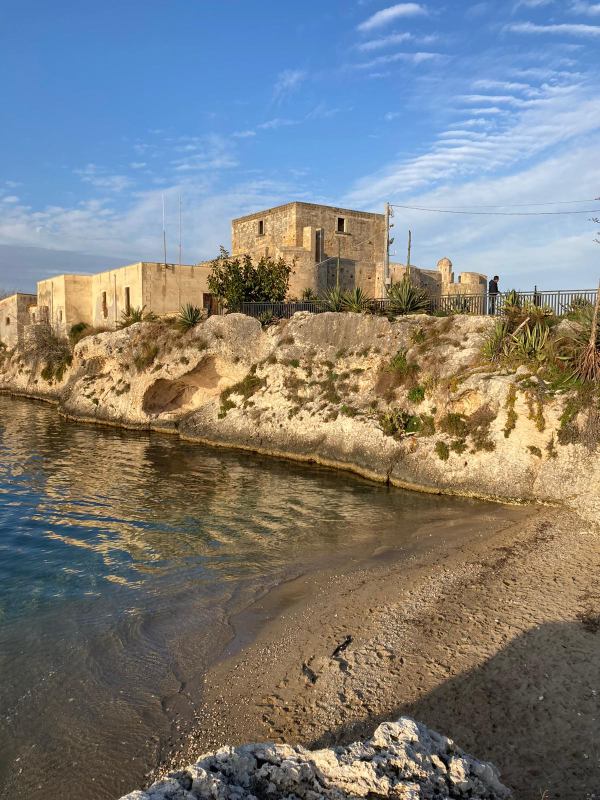
#> input picture resource_images/06ecd72d-4d11-46b1-9346-780140aef575.jpg, 1200 x 1600 px (shown at 1/2 size); its folder holds only this picture in this run
$ python images_to_image.py
#> lines starting #> are read from the running program, lines starting #| are printed output that depends on the picture
import numpy as np
import cv2
import os

# key: avg_color as tuple
# value: loaded image (np.array)
COLORS_DICT = {}


def load_all_images_from_dir(directory, img_width, img_height):
#> called with directory = 'resource_images', img_width = 50, img_height = 50
    files = os.listdir(directory)
    # loading all images
    for file in files:
        filepath = directory + '/' + file
        if os.path.isfile(filepath):
            try:
                # load image and store it into COLORS_DICT
                img = cv2.imread(filepath, cv2.COLOR_BGR2RGB)
#> img is the input picture: shape (1600, 1200, 3); mean B, G, R 124, 126.3, 125.3
                avg_color = get_avg_color(img)
                COLORS_DICT[avg_color] = resize_img(img, img_width, img_height)
            except np.AxisError:
                print(f'Could not load: {file}')
        else:
            print(f'{filepath} is not a file!')


def closest_img(color):
    available_colors = list(COLORS_DICT.keys())  # all keys of the dict in a list
    colors = np.array(available_colors)
    color = np.array(color)
    distances = np.sqrt(np.sum((colors - color) ** 2, axis=1))
    index_of_smallest = np.where(distances == np.amin(distances))
    best_fitting_color = tuple(colors[index_of_smallest][0])
    return COLORS_DICT[best_fitting_color]


def get_avg_color(img):
    avg_color_per_row = np.average(img, axis=0)
#> avg_color_per_row = 1200 rows, first 8: [121.8, 110.5, 96.72], [123.5, 112.4, 98.55], [123.9, 112.7, 98.99], [123.5, 112.6, 98.75], [124, 113, 99.26], [124.1, 113.4, 99.63], [124.1, 113.2, 99.64], [123.8, 113.2, 99.64]
    avg_color = np.average(avg_color_per_row, axis=0)
#> avg_color = [124, 126.3, 125.3]
#> in load_all_images_from_dir, `avg_color = get_avg_color(img)`: avg_color = (124, 126, 125)
    return tuple(map(lambda c: int(c), avg_color))


def resize_img(img, new_width, new_height):
#> called with new_width = 50, new_height = 50
    return cv2.resize(img, (new_width, new_height), interpolation=cv2.INTER_AREA)
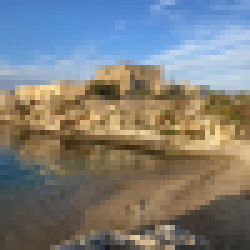
#> returned value: shape (50, 50, 3) (shown 5 times larger); mean of channels 0, 1, 2 124, 126.3, 125.3; drawn as B, G, R


def create_big_image(input_img, img_pixels_width, img_pixels_height, new_img_width, new_img_height):
    # scale input image to output size
    input_img = resize_img(input_img, new_img_width, new_img_height)

    # create blank image
    new_img = np.zeros((img_pixels_height * new_img_height, img_pixels_width * new_img_width, 3), np.uint8)

    # loop through original img
    for y in range(0, new_img_height):
        for x in range(0, new_img_width):
            img = closest_img(input_img[y, x])  # get the best image for that pixel
            # insert the image at the right spot
            new_img[y * img_pixels_height: y * img_pixels_height + img_pixels_height,
            x * img_pixels_width: x * img_pixels_width + img_pixels_width] = img

    return new_img


def main():
    folder_with_images = 'resource_images'
    input_file_path = 'rainbow_butterfly.jpg'
    output_file = 'new.png'
    img_pixels_width = 50  # width of the small images
    img_pixels_height = 50  # height of the small images
    new_img_width = 200  # width of the output file in small images
    new_img_height = 200  # height of the output file in small images

    print('Loading Images ...')
    load_all_images_from_dir(folder_with_images, img_pixels_width, img_pixels_height)

    print('Creating big Image ...')
    input_img = cv2.imread(input_file_path, cv2.COLOR_BGR2RGB)
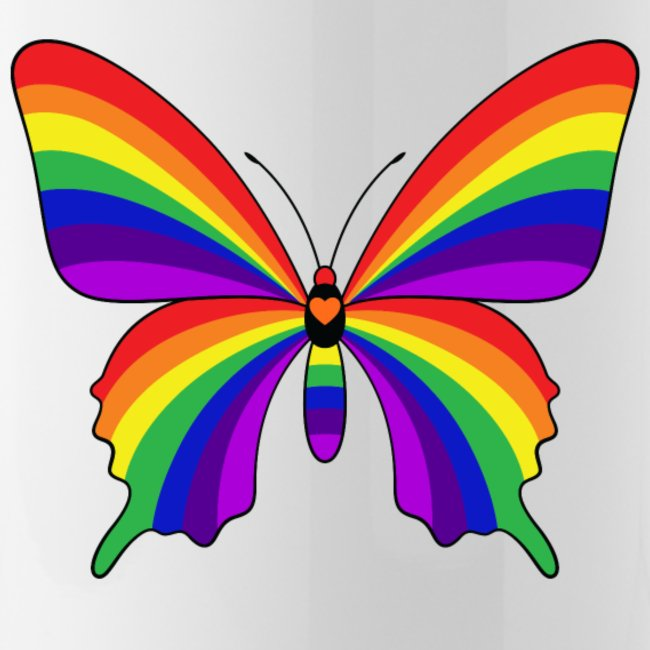
#> input picture rainbow_butterfly.jpg, 650 x 650 px
#> input_img is the input picture: shape (650, 650, 3); mean B, G, R 164, 161.1, 186.7
    new_img = create_big_image(input_img, img_pixels_width, img_pixels_height, new_img_width, new_img_height)
#> call 2 of resize_img, with new_width = 200, new_height = 200
#> in resize_img (call 2), `return cv2.resize(img, (new_width, new_height), interpolation=cv2.INTE..`:
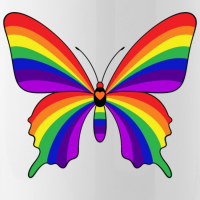
#> returned value: shape (200, 200, 3); mean of channels 0, 1, 2 164, 161.1, 186.7; drawn as B, G, R
#> the loop in create_big_image, `for y in range(0, new_img_height):` made 200 passes

    print('Saving Image ...')
    cv2.imwrite(output_file, new_img)

    print('Finished')


if __name__ == '__main__':
    main()
